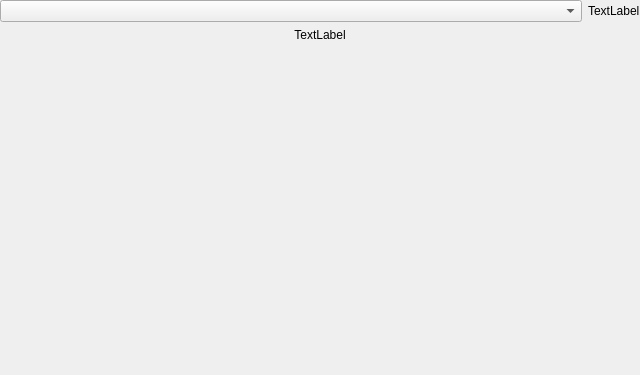
<?xml version="1.0" encoding="UTF-8"?>
<ui version="4.0">
 <class>Form</class>
 <widget class="QWidget" name="Form">
  <property name="geometry">
   <rect>
    <x>0</x>
    <y>0</y>
    <width>640</width>
    <height>375</height>
   </rect>
  </property>
  <property name="sizePolicy">
   <sizepolicy hsizetype="Preferred" vsizetype="Fixed">
    <horstretch>0</horstretch>
    <verstretch>0</verstretch>
   </sizepolicy>
  </property>
  <property name="windowTitle">
   <string>Form</string>
  </property>
  <layout class="QHBoxLayout" name="horizontalLayout_2">
   <property name="leftMargin">
    <number>0</number>
   </property>
   <property name="topMargin">
    <number>0</number>
   </property>
   <property name="rightMargin">
    <number>0</number>
   </property>
   <property name="bottomMargin">
    <number>0</number>
   </property>
   <item>
    <layout class="QVBoxLayout" name="verticalLayout" stretch="0,1,0">
     <property name="leftMargin">
      <number>0</number>
     </property>
     <property name="topMargin">
      <number>0</number>
     </property>
     <property name="rightMargin">
      <number>0</number>
     </property>
     <property name="bottomMargin">
      <number>0</number>
     </property>
     <item>
      <layout class="QHBoxLayout" name="horizontalLayout">
       <property name="leftMargin">
        <number>0</number>
       </property>
       <property name="topMargin">
        <number>0</number>
       </property>
       <property name="rightMargin">
        <number>0</number>
       </property>
       <property name="bottomMargin">
        <number>0</number>
       </property>
       <item>
        <widget class="QComboBox" name="value">
         <property name="sizePolicy">
          <sizepolicy hsizetype="Expanding" vsizetype="Fixed">
           <horstretch>0</horstretch>
           <verstretch>0</verstretch>
          </sizepolicy>
         </property>
        </widget>
       </item>
       <item>
        <widget class="QLabel" name="units">
         <property name="text">
          <string>TextLabel</string>
         </property>
        </widget>
       </item>
      </layout>
     </item>
     <item>
      <widget class="QLabel" name="label">
       <property name="sizePolicy">
        <sizepolicy hsizetype="Preferred" vsizetype="Fixed">
         <horstretch>0</horstretch>
         <verstretch>0</verstretch>
        </sizepolicy>
       </property>
       <property name="text">
        <string>TextLabel</string>
       </property>
       <property name="alignment">
        <set>Qt::AlignHCenter|Qt::AlignTop</set>
       </property>
      </widget>
     </item>
     <item>
      <spacer name="verticalSpacer">
       <property name="orientation">
        <enum>Qt::Vertical</enum>
       </property>
       <property name="sizeHint" stdset="0">
        <size>
         <width>0</width>
         <height>0</height>
        </size>
       </property>
      </spacer>
     </item>
    </layout>
   </item>
  </layout>
 </widget>
 <resources/>
 <connections/>
</ui>
